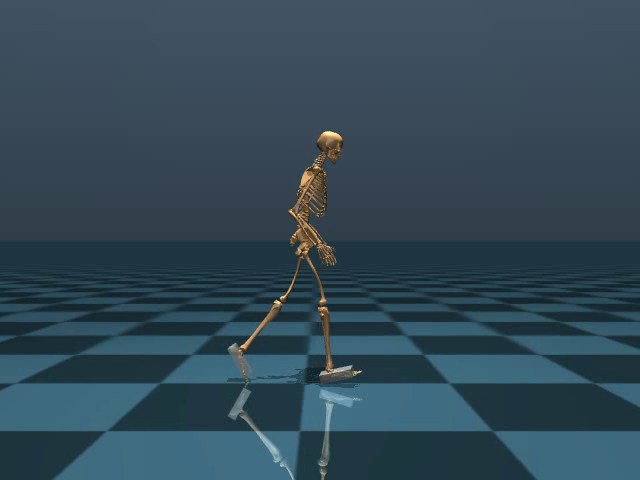
#> input picture frame 2 of new_test_videos/codex_quick_bc.mp4, 640 x 480 px, given in place of bc_improved_demo.mp4, which was not available
$ python portfolio_extract_keyframes.py
#> lines starting #> are read from the running program, lines starting #| are printed output that depends on the picture; pictures that were not available may be replaced by others from this repository, and a replacement may not be noted
import argparse
import csv
import os

import cv2
import numpy as np


def choose_frame_indices(frame_count, num_frames):
    if frame_count <= 0:
        raise ValueError("Video has no readable frames.")
    if num_frames <= 1:
        return [frame_count // 2]
    start = int(frame_count * 0.05)
    end = int(frame_count * 0.95)
    return np.linspace(start, end, num_frames, dtype=int).tolist()


def put_label(image, text):
    labeled = image.copy()
    overlay = labeled.copy()
    cv2.rectangle(overlay, (0, 0), (labeled.shape[1], 34), (20, 20, 20), -1)
    cv2.addWeighted(overlay, 0.55, labeled, 0.45, 0, labeled)
    cv2.putText(labeled, text, (10, 24), cv2.FONT_HERSHEY_SIMPLEX, 0.62, (255, 255, 255), 2, cv2.LINE_AA)
    return labeled


def extract_keyframes(video_path, output_dir, num_frames, columns):
#> called with output_dir = 'portfolio_retrain_bc_improved/keyframes', num_frames = 8, columns = 4
    os.makedirs(output_dir, exist_ok=True)
    cap = cv2.VideoCapture(video_path)
    if not cap.isOpened():
        raise RuntimeError(f"Cannot open video: {video_path}")

    frame_count = int(cap.get(cv2.CAP_PROP_FRAME_COUNT))
    fps = float(cap.get(cv2.CAP_PROP_FPS) or 30.0)
    width = int(cap.get(cv2.CAP_PROP_FRAME_WIDTH))
    height = int(cap.get(cv2.CAP_PROP_FRAME_HEIGHT))
    indices = choose_frame_indices(frame_count, num_frames)

    frames = []
    rows = []
    for order, frame_index in enumerate(indices, start=1):
        cap.set(cv2.CAP_PROP_POS_FRAMES, frame_index)
        ok, frame = cap.read()
        if not ok:
            continue
        time_sec = frame_index / fps
        label = f"Frame {frame_index} | {time_sec:.1f}s"
        frame_path = os.path.join(output_dir, f"bc_improved_keyframe_{order:02d}.png")
        labeled = put_label(frame, label)
        cv2.imwrite(frame_path, labeled)
        frames.append(labeled)
        rows.append(
            {
                "order": order,
                "frame_index": frame_index,
                "time_sec": f"{time_sec:.3f}",
                "path": frame_path,
            }
        )
#> this loop made 8 passes
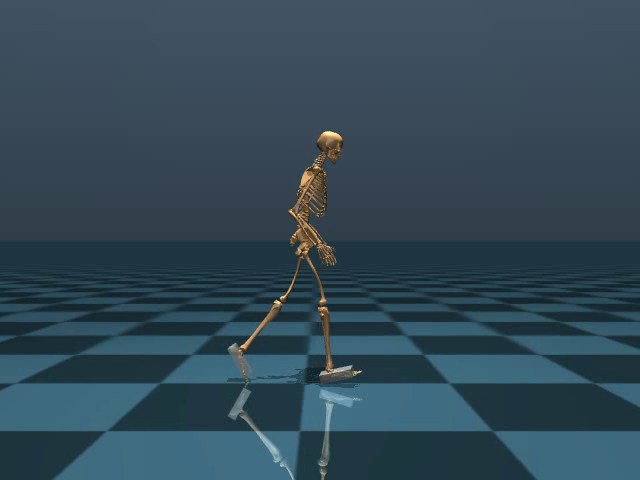
#> input picture frame 2 of new_test_videos/codex_quick_bc.mp4, 640 x 480 px, given in place of bc_improved_demo.mp4, which was not available
#> pass 1, in extract_keyframes, `labeled = put_label(frame, label)`:
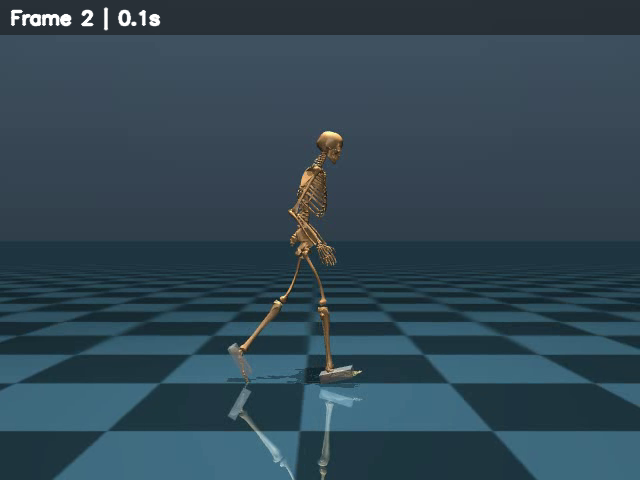
#> labeled: shape (480, 640, 3); mean B, G, R 83.5, 70.9, 49.4
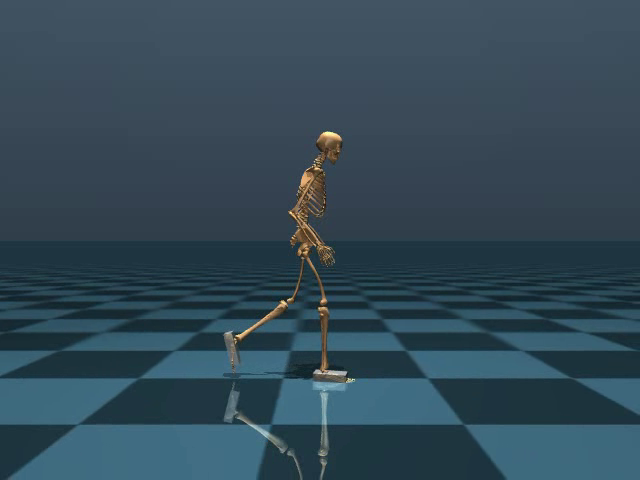
#> input picture frame 8 of new_test_videos/codex_quick_bc.mp4, 640 x 480 px, given in place of bc_improved_demo.mp4, which was not available
#> pass 2, in extract_keyframes, `labeled = put_label(frame, label)`:
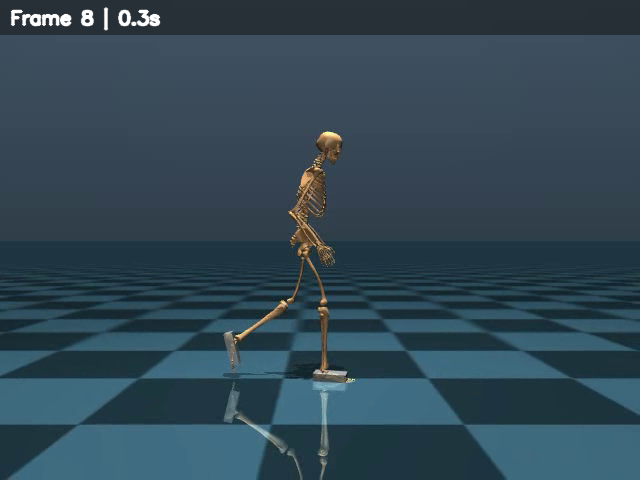
#> labeled: shape (480, 640, 3); mean B, G, R 84.1, 71.3, 49.7
#> pass 3, in extract_keyframes, `ok, frame = cap.read()`:
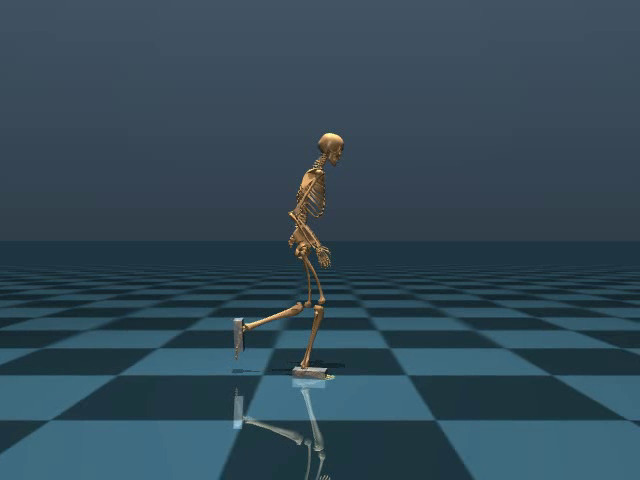
#> frame: shape (480, 640, 3); mean B, G, R 86.7, 73.4, 50.8
#> pass 3, in extract_keyframes, `labeled = put_label(frame, label)`:
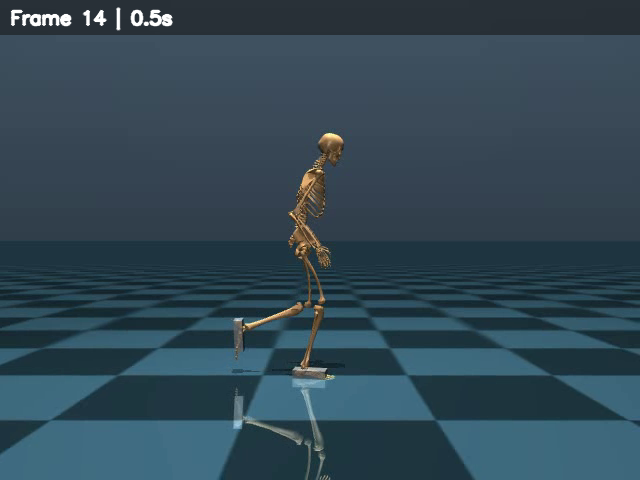
#> labeled: shape (480, 640, 3); mean B, G, R 84.4, 71.6, 49.9
#> after the loop:
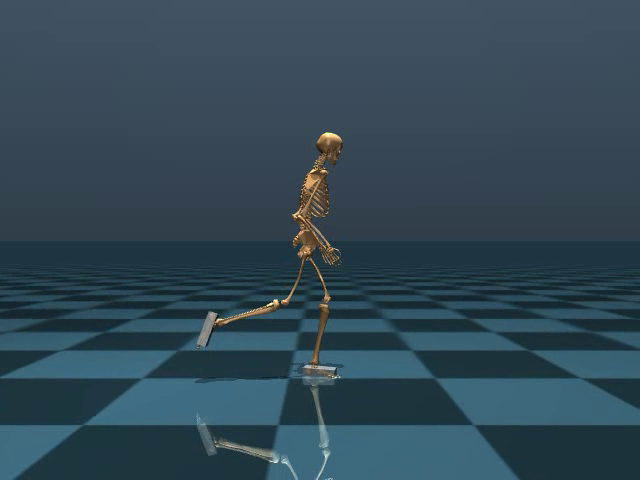
#> frame: shape (480, 640, 3); mean B, G, R 85.2, 72.2, 50.1
#> after the loop, frames = 8 items; rows = 8 items

    cap.release()
    if not frames:
        raise RuntimeError("No frames could be extracted.")

    thumb_w = 320
    thumb_h = int(height * (thumb_w / max(width, 1)))
    thumbs = [cv2.resize(frame, (thumb_w, thumb_h), interpolation=cv2.INTER_AREA) for frame in frames]
#> thumbs = 8 items
    columns = max(1, min(columns, len(thumbs)))
#> columns = 4
    rows_count = int(np.ceil(len(thumbs) / columns))
#> rows_count = 2
    pad = 10
    canvas_h = rows_count * thumb_h + (rows_count + 1) * pad
#> canvas_h = 510
    canvas_w = columns * thumb_w + (columns + 1) * pad
#> canvas_w = 1330
    canvas = np.full((canvas_h, canvas_w, 3), 245, dtype=np.uint8)
#> canvas: shape (510, 1330, 3); every value is 245

    for idx, thumb in enumerate(thumbs):
        row = idx // columns
        col = idx % columns
        y = pad + row * (thumb_h + pad)
        x = pad + col * (thumb_w + pad)
        canvas[y : y + thumb_h, x : x + thumb_w] = thumb
#> this loop made 8 passes
#> (row, col, y, x) on passes 1 to 8: (0, 0, 10, 10), (0, 1, 10, 340), (0, 2, 10, 670), (0, 3, 10, 1000), (1, 0, 260, 10), (1, 1, 260, 340), (1, 2, 260, 670), (1, 3, 260, 1000)
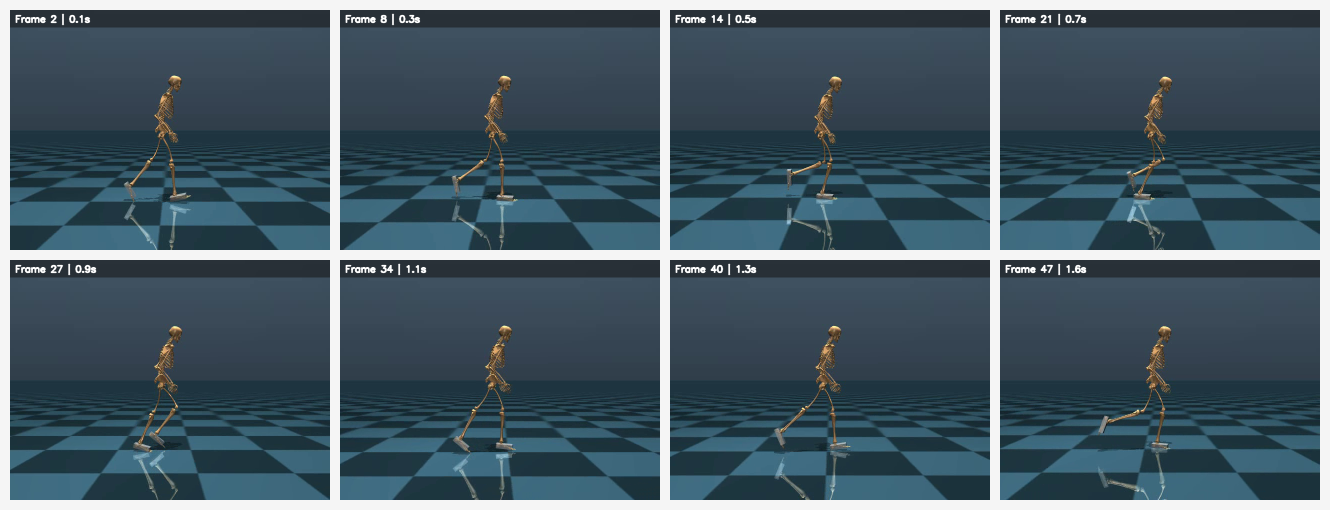
#> canvas: shape (510, 1330, 3); mean of channels 0, 1, 2 98.9, 87.5, 68; drawn as B, G, R

    sheet_path = os.path.join(output_dir, "bc_improved_keyframes.png")
    cv2.imwrite(sheet_path, canvas)

    csv_path = os.path.join(output_dir, "bc_improved_keyframes.csv")
    with open(csv_path, "w", encoding="utf-8", newline="") as f:
        writer = csv.DictWriter(f, fieldnames=list(rows[0].keys()))
        writer.writeheader()
        writer.writerows(rows)

    print(f"video frames: {frame_count}, fps: {fps:.2f}")
    print(f"wrote {sheet_path}")
#| wrote portfolio_retrain_bc_improved/keyframes/bc_improved_keyframes.png
    print(f"wrote {csv_path}")
#| wrote portfolio_retrain_bc_improved/keyframes/bc_improved_keyframes.csv


def main():
    parser = argparse.ArgumentParser()
    parser.add_argument("--video", default="portfolio_retrain_bc_improved/bc_improved_demo.mp4")
    parser.add_argument("--output-dir", default="portfolio_retrain_bc_improved/keyframes")
    parser.add_argument("--num-frames", type=int, default=8)
    parser.add_argument("--columns", type=int, default=4)
    args = parser.parse_args()
    extract_keyframes(args.video, args.output_dir, args.num_frames, args.columns)


if __name__ == "__main__":
    main()

$ run again, starting later in the video
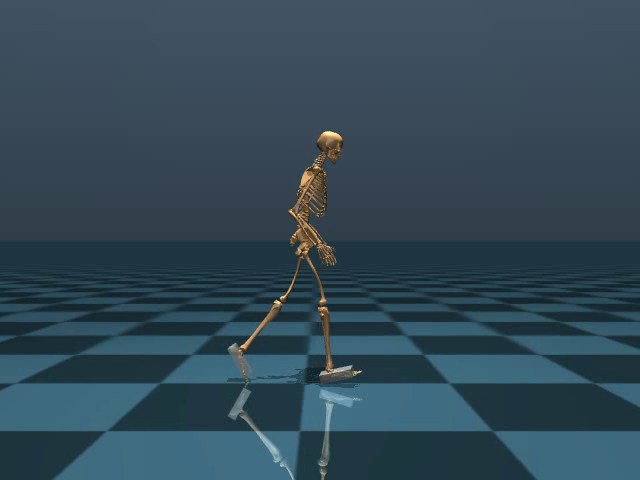
#> input picture frame 2 of new_test_videos/codex_quick_bc.mp4, 640 x 480 px, given in place of bc_improved_demo.mp4, which was not available
#> the loop in extract_keyframes, `for order, frame_index in enumerate(indices, start=1):` made 8 passes
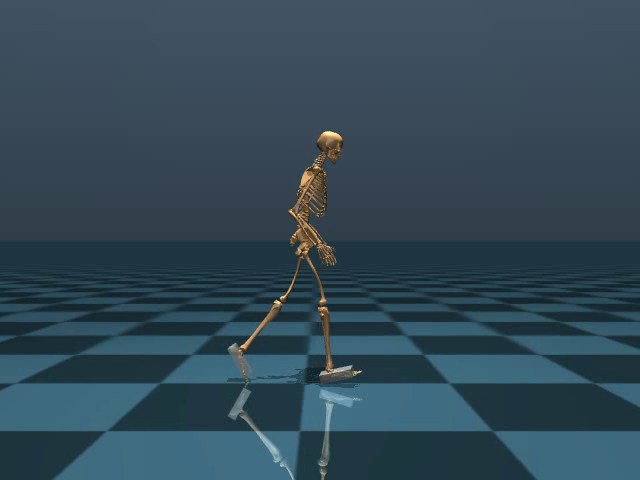
#> input picture frame 2 of new_test_videos/codex_quick_bc.mp4, 640 x 480 px, given in place of bc_improved_demo.mp4, which was not available
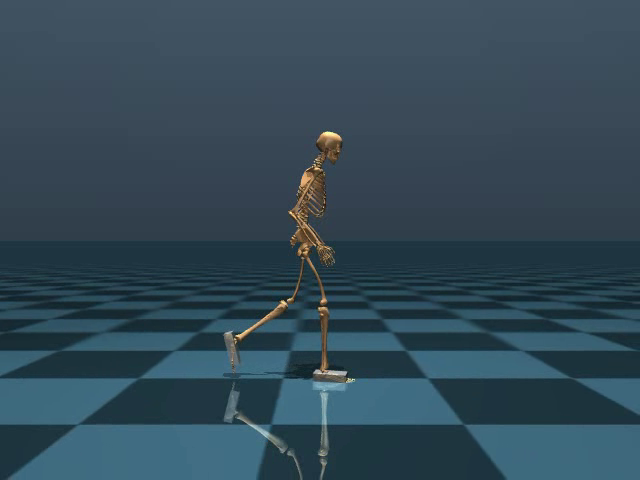
#> input picture frame 8 of new_test_videos/codex_quick_bc.mp4, 640 x 480 px, given in place of bc_improved_demo.mp4, which was not available
#> after the loop in extract_keyframes, `for order, frame_index in enumerate(indices, start=1):`: frames = 8 items
#> columns = 4
#> rows_count = 2
#> canvas_h = 510
#> canvas_w = 1330
#> the loop in extract_keyframes, `for idx, thumb in enumerate(thumbs):` made 8 passes
#> (row, col, y, x) on passes 1 to 8: (0, 0, 10, 10), (0, 1, 10, 340), (0, 2, 10, 670), (0, 3, 10, 1000), (1, 0, 260, 10), (1, 1, 260, 340), (1, 2, 260, 670), (1, 3, 260, 1000)
#| wrote portfolio_retrain_bc_improved/keyframes/bc_improved_keyframes.png
#| wrote portfolio_retrain_bc_improved/keyframes/bc_improved_keyframes.csv

$ run again, starting later in the video
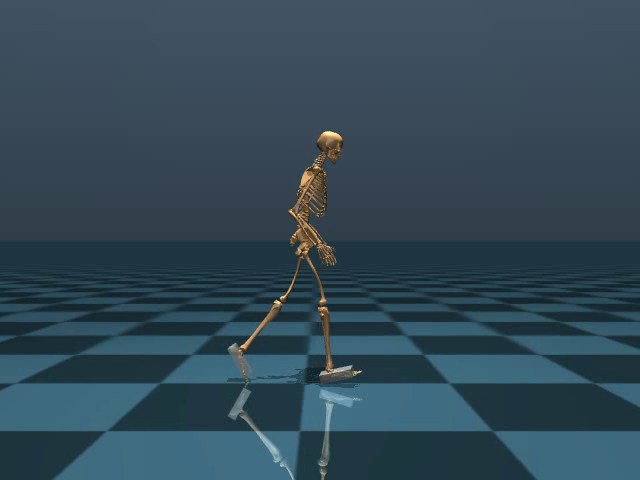
#> input picture frame 2 of new_test_videos/codex_quick_bc.mp4, 640 x 480 px, given in place of bc_improved_demo.mp4, which was not available
#> the loop in extract_keyframes, `for order, frame_index in enumerate(indices, start=1):` made 8 passes
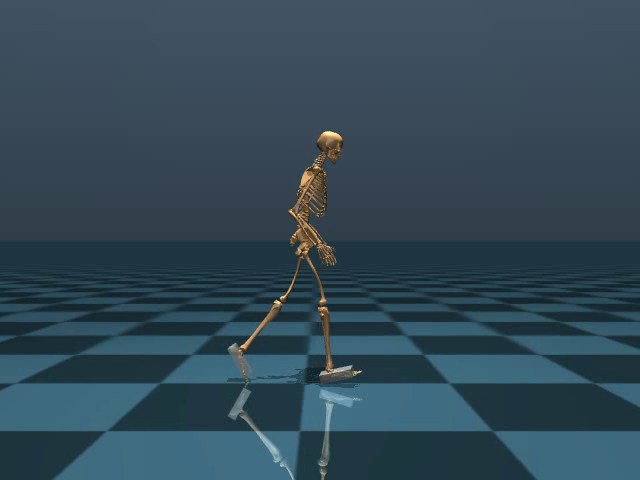
#> input picture frame 2 of new_test_videos/codex_quick_bc.mp4, 640 x 480 px, given in place of bc_improved_demo.mp4, which was not available
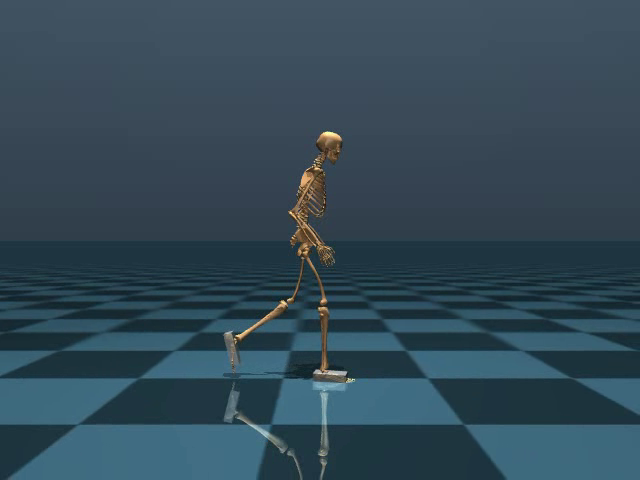
#> input picture frame 8 of new_test_videos/codex_quick_bc.mp4, 640 x 480 px, given in place of bc_improved_demo.mp4, which was not available
#> after the loop in extract_keyframes, `for order, frame_index in enumerate(indices, start=1):`: frames = 8 items
#> columns = 4
#> rows_count = 2
#> canvas_h = 510
#> canvas_w = 1330
#> the loop in extract_keyframes, `for idx, thumb in enumerate(thumbs):` made 8 passes
#> (row, col, y, x) on passes 1 to 8: (0, 0, 10, 10), (0, 1, 10, 340), (0, 2, 10, 670), (0, 3, 10, 1000), (1, 0, 260, 10), (1, 1, 260, 340), (1, 2, 260, 670), (1, 3, 260, 1000)
#| wrote portfolio_retrain_bc_improved/keyframes/bc_improved_keyframes.png
#| wrote portfolio_retrain_bc_improved/keyframes/bc_improved_keyframes.csv
